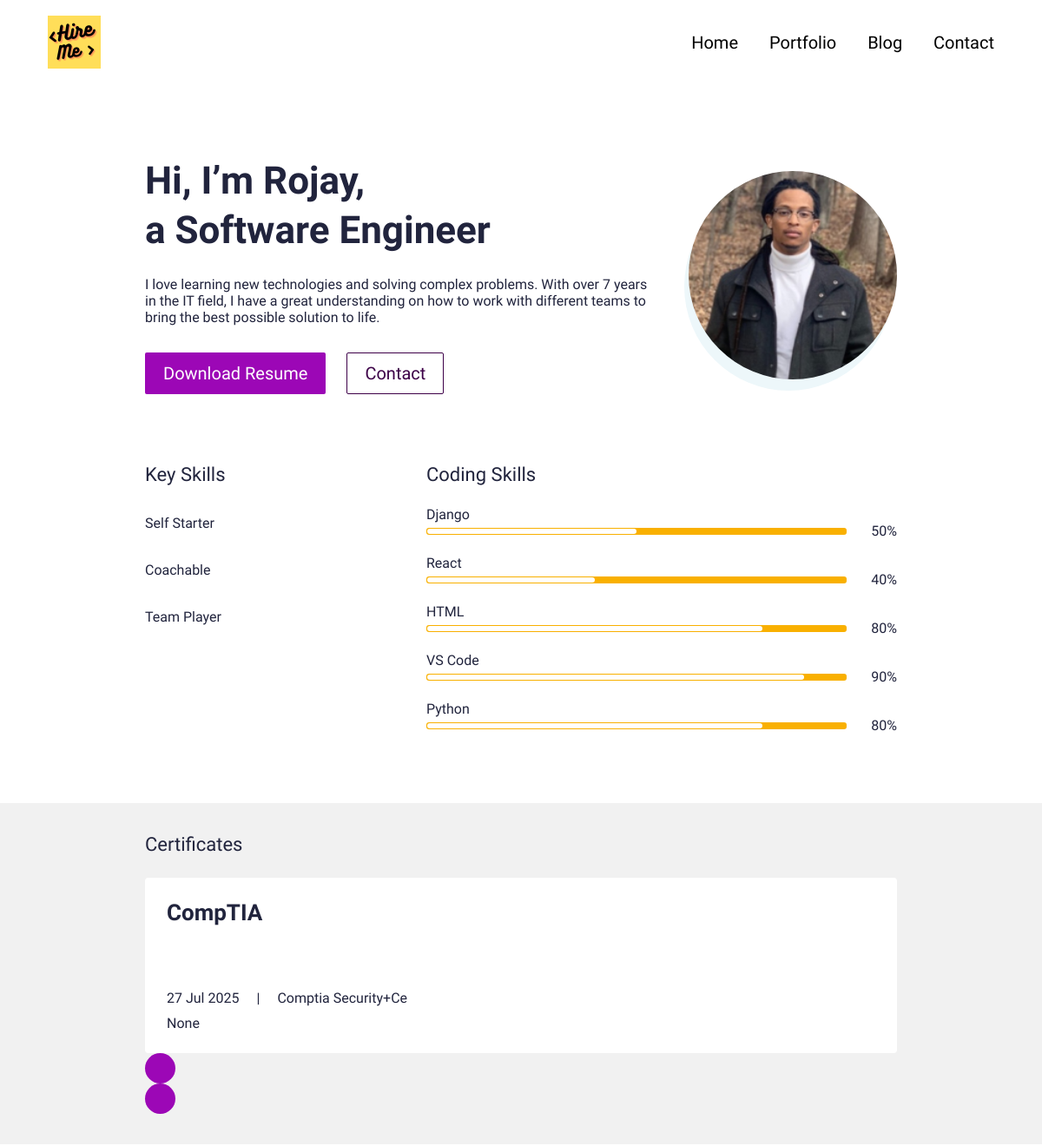
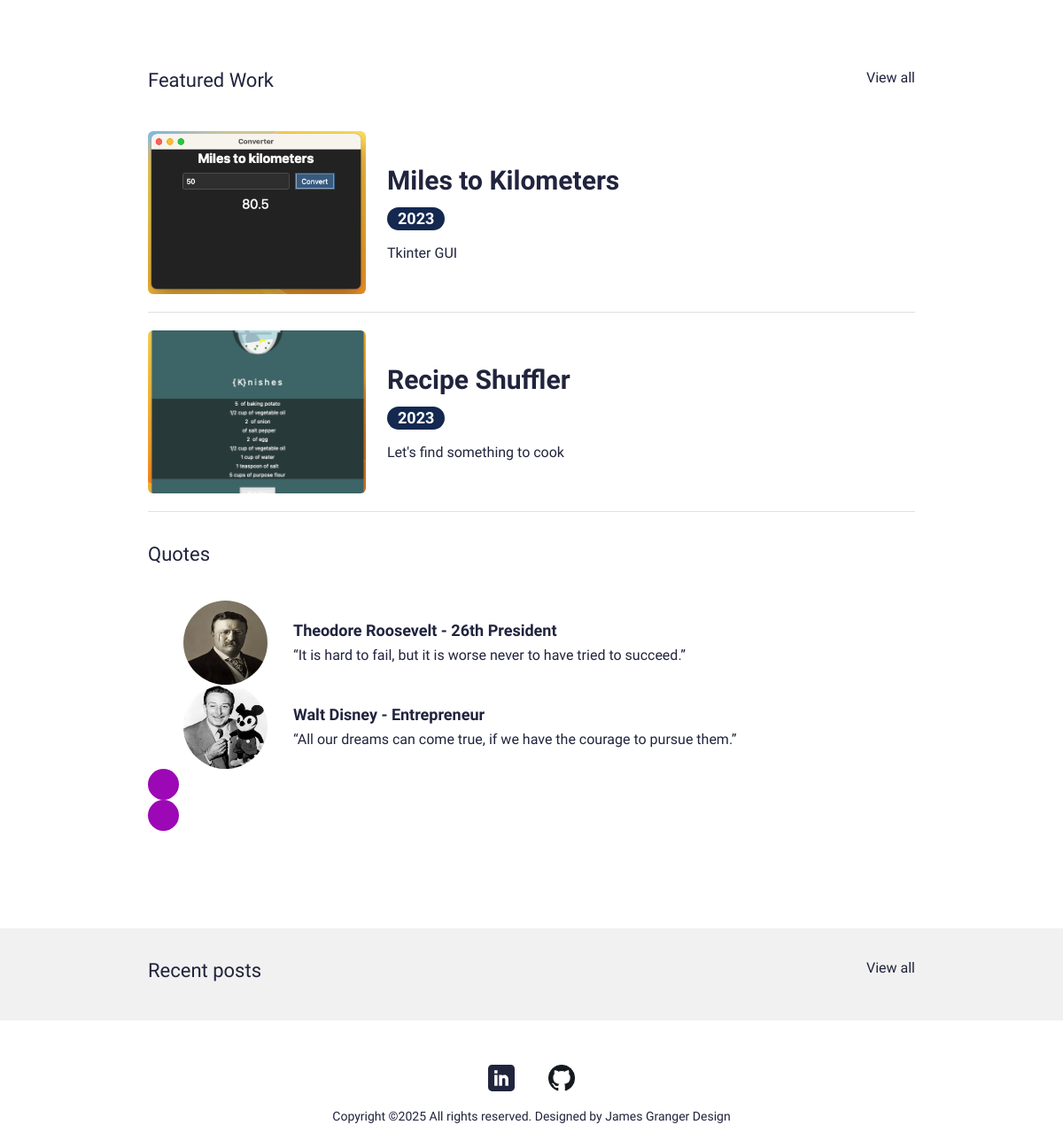
The page / on the database its author committed (2 pictures, top to bottom).
### main/models.py (models this page shows, shortened)
class UserProfile(models.Model):
    class Meta:
        verbose_name_plural = 'User Profiles'
        verbose_name = 'User Profile'
    user = models.OneToOneField(User, on_delete=models.CASCADE)
    avatar = models.ImageField(blank=True, null=True, upload_to="avatar")
    title = models.CharField(max_length=200, blank=True, null=True)
    bio = models.TextField(blank=True, null=True)
    skills = models.ManyToManyField(Skill, blank=True)
    cv = models.FileField(blank=True, null=True, upload_to="cv")

class Skill(models.Model):
    class Meta:
        verbose_name_plural = 'Skills'
        verbose_name = 'Skill'
    name = models.CharField(max_length=20, blank=True, null=True)
    score = models.IntegerField(default=80, blank=True, null=True)
    image = models.FileField(blank=True, null=True, upload_to="skills")
    is_key_skill = models.BooleanField(default=False)

class Certificate(models.Model):
    class Meta:
        verbose_name_plural = 'Certificates'
        verbose_name = 'Certificate'
    date = models.DateTimeField(blank=True, null=True)
    name = models.CharField(max_length=50, blank=True, null=True)
    title = models.CharField(max_length=200, blank=True, null=True)
    description = models.CharField(max_length=500, blank=True, null=True)
    is_active = models.BooleanField(default=True)

class Portfolio(models.Model):
    class Meta:
        verbose_name_plural = 'Portfolio Profiles'
        verbose_name = 'Portfolio'
        ordering = ["name"]
    date = models.DateTimeField(blank=True, null=True)
    name = models.CharField(max_length=200, blank=True, null=True)
    description = models.CharField(max_length=500, blank=True, null=True)
    body = RichTextField(blank=True, null=True)
    image = models.ImageField(blank=True, null=True, upload_to="portfolio")
    slug = models.SlugField(null=True, blank=True)
    is_active = models.BooleanField(default=True)

class Testimonial(models.Model):
    class Meta:
        verbose_name_plural = 'Testimonials'
        verbose_name = 'Testimonial'
        ordering = ["name"]
    thumbnail = models.ImageField(
        blank=True, null=True, upload_to="testimonials")
    name = models.CharField(max_length=200, blank=True, null=True)
    role = models.CharField(max_length=200, blank=True, null=True)
    quote = models.CharField(max_length=500, blank=True, null=True)
    is_active = models.BooleanField(default=True)

### main/views.py (the view)
# urls.py: path('', views.IndexView.as_view(), name="home"),
class IndexView(generic.TemplateView):
    template_name = "main/index.html"
    def get_context_data(self, **kwargs):
        context = super().get_context_data(**kwargs)
        testimonials = Testimonial.objects.filter(is_active=True)
        certificates = Certificate.objects.filter(is_active=True)
        blogs = Blog.objects.filter(is_active=True)
        portfolio = Portfolio.objects.filter(is_active=True)
        context["testimonials"] = testimonials
        context["certificates"] = certificates
        context["blogs"] = blogs
        context["portfolio"] = portfolio
        return context

### resume_online/context_processors.py (called while the page is built)
def project_context(request):
    context = {
        'me': User.objects.first(),
    }
    return context

### main/templates/main/index.html (shortened to what this page needs)
{% extends 'main/base.html' %}
{% load static %}
{% block content %}
<section>
  <div class="bannerSection">
    <div class="container">
      <div class="row g-4 g-md-3  align-items-center">
        <div class="col-md-auto order-md-last">
          <div class="bannerUserImg">
            <img src="{{me.userprofile.avatar.url}}" alt="{{me.first_name|title}} {{me.last_name|title}} avatar">
          </div>
        </div>
        <div class="col-md">
          <div class="bannerContent">
            <h1 class="xlTitle pb-3">Hi, I’m {{me.first_name|title}}, <br> a {{me.userprofile.title}} </br></h1>
            <p>{{me.userprofile.bio}}</p>
            <div class="bannerBtnCol">
              <div class="row">
                <div class="col-auto">
                  <a download href="{{me.userprofile.cv.url}}" class="btn btnPrimary">Download Resume</a>
                </div>
                <div class="col-auto">
                  <a href="{% url 'main:contact' %}" class="btn btnOutline">Contact</a>
                </div>
              </div>
            </div>
          </div>
        </div>
      </div>
    </div>
  </div>
</section>
<section>
  <div class="sectionSpace pt-0">
    <div class="container">
      <div class="row">
        <div class="col-md-auto">
          <div class="keySkillCol">
            <h4 class="smTitle pb-3">Key Skills</h4>
            {% for sk in me.userprofile.skills.all %}
            {% if  sk.is_key_skill %}
            <div class="keySkillCard">
              <span class="ksText">{{sk.name}}</span>
            </div>
            {% endif %}
            {% endfor %}
          </div>
        </div>
        <div class="col-md">
          <h4 class="smTitle pb-3">Coding Skills</h4>
          <div class="progressCol">
            <div class="progressCard">
              {% for sk in me.userprofile.skills.all %}
              {% if not sk.is_key_skill %}
              <div class="progressCol">
                <span class="progressLbl">{{sk.name}}</span>
                <div class="row g-2 align-items-center">
                  <div class="col">
                    <div class="progress progressStyle">
                      <div class="progress-bar" role="progressbar" style="width: {{sk.score}}%" aria-valuenow="{{sk.score}}" aria-valuemin="0" aria-valuemax="100"></div>
                    </div>
                  </div>
                  <div class="col-auto">
                    <span class="pLbl">{{sk.score}}%</span>
                  </div>
                </div>
              </div>
              {% endif %}
              {% endfor %}
            </div>
          </div>
        </div>
      </div>
    </div>
  </div>
</section>
<section>
  <div class="sectionSpaceSm lightBg">
    <div class="container">
      <div class="row pb-3">
        <div class="col">
          <h4 class="smText regular">Certificates</h4>
        </div>
      </div>
      <div class="sliderOuter">
        <div class="swiper certificatesSlider">
          <div class="swiper-wrapper">
            {% for c in certificates %}
            {% if c.is_active %}
            <div class="swiper-slide">
              <div class="cardStyle1">
                <h4 class="mdTitle cs1Title">
                  <a href="javascript:void(0)">{{c.title}}</a>
                </h4>
                <ul class="cardOptionCol">
                  <li>{{c.date.date}}</li>
                  <li>{{c.name|title}}</li>
                </ul>
                <p>{{c.description}}</p>
              </div>
            </div>
            {% endif %}
            {% endfor %}
          </div>
        </div>
        <div class="cert-swiper-button-next swiper-button-next swiperBtnStyle"></div>
        <div class="cert-swiper-button-prev swiper-button-prev swiperBtnStyle"></div>
      </div>
    </div>
  </div>
</section>
<section>
  <div class="sectionSpace">
    <div class="container">
      <div class="portfolioCol">
        <div class="row pb-3">
          <div class="col">
            <h4 class="smText regular">Featured Work</h4>
          </div>
          <div class="col-auto">
            <a href="{% url 'main:portfolios' %}" class="simpleLink">View all</a>
          </div>
        </div>
        {% for p in portfolio %}
        {% if p.is_active %}
        <div class="portfolioCard">
          <div class="row g-4 align-items-center">
            <div class="col-md-auto">
              <div class="portfolioImgCol">
                <a href="{% url 'main:portfolio' slug=p.slug %}"><img src="{{p.image.url}}" alt="..."></a>
              </div>
            </div>
            <div class="col-md">
              <div class="portfolioContentCol">
                <h4 class="lgTitle"><a href="{% url 'main:portfolio' slug=p.slug %}">{{p.name}}</a></h4>
                <ul class="portfolioOption">
                  <li><span class="dateLbl">{{p.date.year}}</span></li>
                </ul>
                <p>{{p.description}}</p>
              </div>
            </div>
          </div>
        </div>
        {% endif %}
        {% endfor %}
      </div>
      <div class="testimonialCol">
        <h4 class="smText regular d-block">Quotes</h4>
        <div class="testimonialSlider">
          <div class="swiper testimonialSwiper">
            <div class="swiper-wrapper">
              {% for t in testimonials %}
              {% if t.is_active %}
              <div class="swiper-slide">
                <div class="testimonialCard">
                  <div class="row align-items-center">
                    <div class="col-sm-auto">
                      <div class="tImgCol">
                        <img src="{{t.thumbnail.url}}" alt="...">
                      </div>
                    </div>
                    <div class="col-sm">
                      <div class="tContentCol">
                        <h4 class="xsTitle bold">{{t.name}} - {{t.role}}</h4>
                        <p>{{t.quote}}</p>
                      </div>
                    </div>
                  </div>
                </div>
              </div>
              {% endif %}
              {% endfor %}
            </div>
            <div class="test-swiper-button-next swiper-button-next swiperBtnStyle"></div>
            <div class="test-swiper-button-prev swiper-button-prev swiperBtnStyle"></div>
          </div>
        </div>
      </div>
    </div>
  </div>
</section>
<section>
  <div class="sectionSpaceSm lightBg">
    <div class="container">
      <div class="row pb-3">
        <div class="col">
          <h4 class="smText regular">Recent posts</h4>
        </div>
        <div class="col-auto">
          <a href="{% url 'main:blogs' %}" class="simpleLink">View all</a>
        </div>
      </div>
    </div>
  </div>
</section>
{% endblock %}

### main/templates/main/base.html (shortened to what this page needs)
{% load static %}
<!doctype html>
<html lang="en">
  <head>
    <link href="{% static 'css/bootstrap.min.css' %}" rel="stylesheet">
    <link rel="stylesheet" href="https://unpkg.com/swiper@7.0.5/swiper-bundle.min.css">
    <link href="{% static 'css/style.css' %}" rel="stylesheet">
  </head>
  <body>
    {% include 'main/partials/nav.html' %}
    {% block content %}
    {% endblock %}
    {% include 'main/partials/footer.html' %}
  </body>
</html>

### main/templates/main/partials/nav.html (shortened to what this page needs)
{% load static %}
<header>
  <div class="headerCol">
    <div class="container-fluid">
      <div class="row align-items-center">
        <div class="col-auto">
          <div class="logoCol">
            <a href="{% url 'main:home' %}"
              ><img src="{% static 'images/you!.png' %}" alt="..."
            /></a>
          </div>
        </div>
        <div class="col">
          <div class="navCollapseCol">
            <div class="navCol">
              <ul>
                <li><a href="{%url 'main:home'%}">Home</a></li>
                <li><a href="{%url 'main:portfolios' %}">Portfolio</a></li>
                <li><a href="{% url 'main:blogs' %}">Blog</a></li>
                <li><a href="{%url 'main:contact'%}">Contact</a></li>
              </ul>
            </div>
          </div>
        </div>
      </div>
    </div>
  </div>
</header>

### main/templates/main/partials/footer.html (shortened to what this page needs)
{% load static %}
<footer>
    <div class="footerCol">
    <div class="container">
        <ul class="socialCol">
        <li><a href="https://www.linkedin.com/in/rojaychase" target="_blank"><img src="{% static 'images/linkedin.svg' %}" alt="..."></a></li>
        <li><a href="https://github.com/rojayachase" target="_blank"><img src="{% static 'images/git.png' %}" alt="..."></a></li>
    </ul>
        <div class="copyrightCol">
        <p>Copyright ©{% now 'Y' %} All rights reserved. Designed by <a href="https://jamesgrangerdesign.co.uk/" target="_blank">James Granger Design</a></p>
        </div>
    </div>
    </div>
</footer>

### rows shown on the page
Skill: name "Self Starter"
Skill: name "Coachable"
Skill: name "Team Player"
Skill: name "Django", score "50"
Skill: name "React", score "40"
Skill: name "HTML", score "80"
Skill: name "VS Code", score "90"
Skill: name "Python", score "80"
Certificate: title "CompTIA", date "27 Jul 2025", name "Comptia Security+Ce", description "None"
Portfolio: image (picture), name "Miles to Kilometers", date.year "2023", description "Tkinter GUI"
Portfolio: image (picture), name "Recipe Shuffler", date.year "2023", description "Let's find something to cook"
Testimonial: thumbnail (picture), name "Theodore Roosevelt", role "26th President", quote "“It is hard to fail, but it is worse never to have tried to succeed.”"
Testimonial: thumbnail (picture), name "Walt Disney", role "Entrepreneur", quote "“All our dreams can come true, if we have the courage to pursue them.”"

### other values the page prints
{{ me.first_name|title }} "Rojay"
{{ me.userprofile.title }} "Software Engineer"
